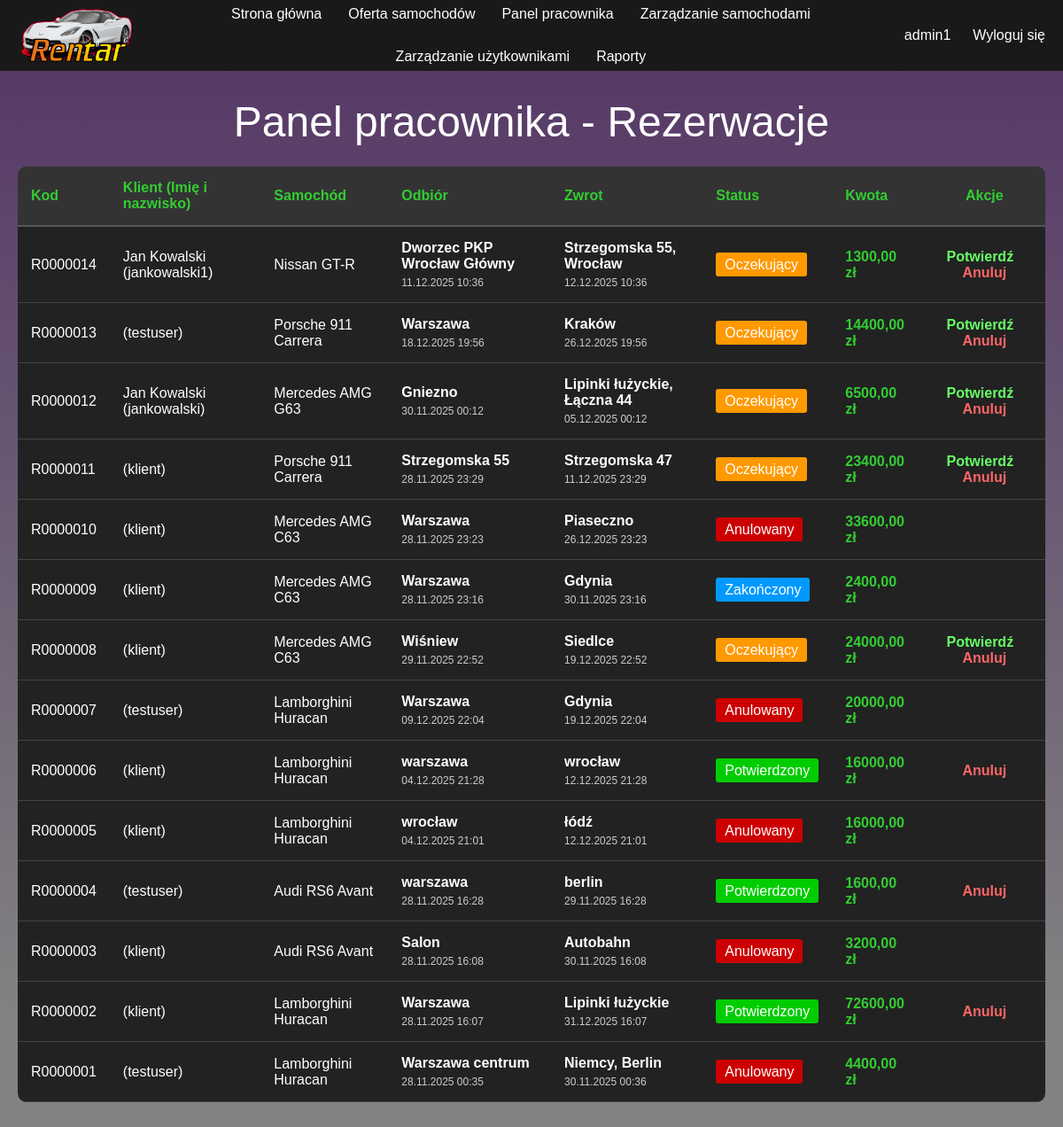
The app's page /panel-pracownika/ (signed in), older data.
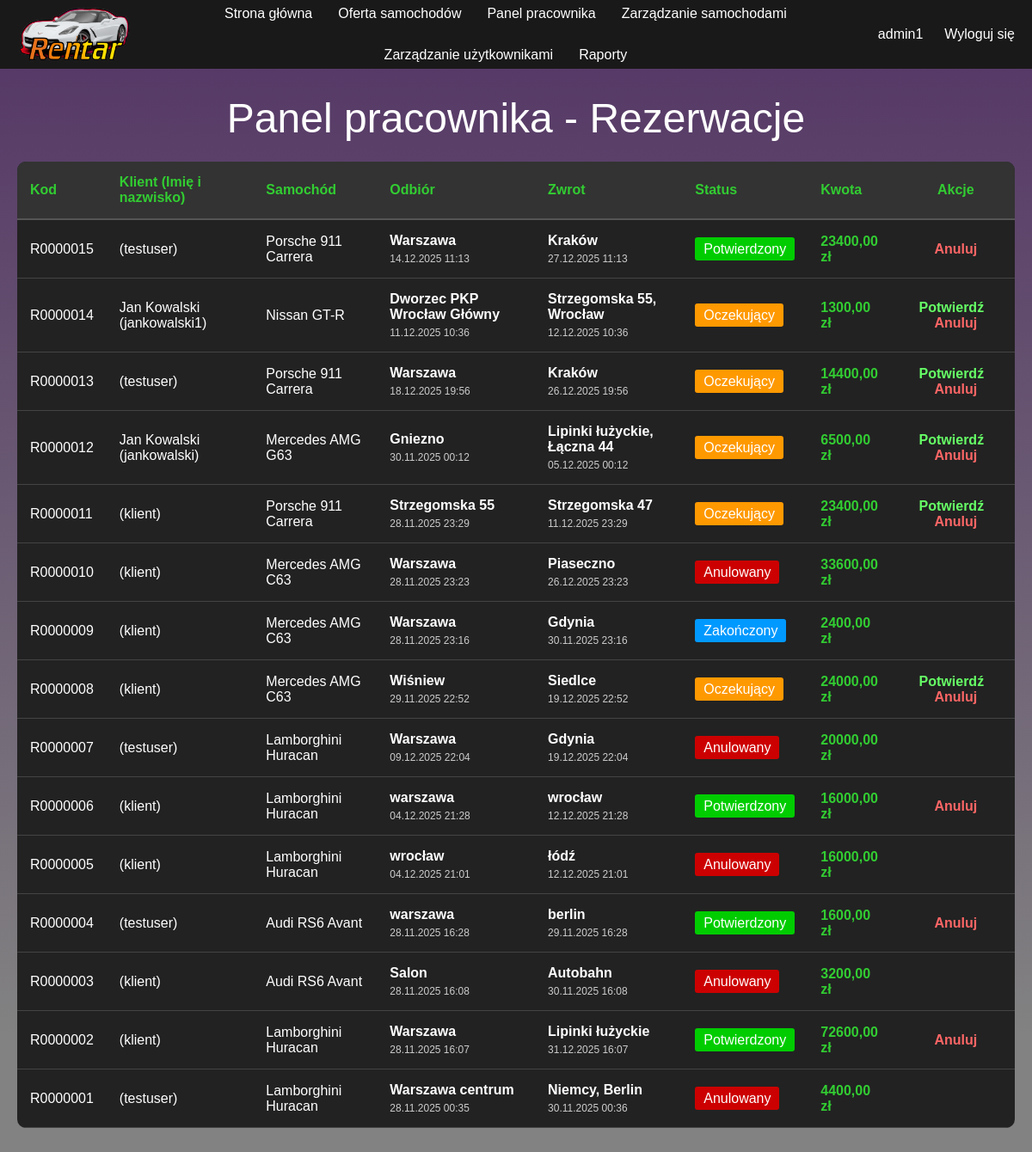
The same page, newer data.
### rentar_app/models.py (models this page shows, shortened)
class Rezerwacja(models.Model):
    STATUS_CHOICES = [
        ('oczekujacy', 'Oczekujący'),
        ('potwierdzony', 'Potwierdzony'),
        ('zakonczony', 'Zakończony'),
        ('anulowany', 'Anulowany'),
    ]
    klient = models.ForeignKey(User, on_delete=models.CASCADE, related_name='rezerwacje_klient')
    imie_klienta = models.CharField(max_length=100, blank=True)
    nazwisko_klienta = models.CharField(max_length=100, blank=True)
    samochod = models.ForeignKey(Samochod, on_delete=models.CASCADE, related_name='rezerwacje')
    data_odbioru = models.DateTimeField()
    data_zwrotu = models.DateTimeField()
    miejsce_odbioru = models.CharField(max_length=200)
    miejsce_zwrotu = models.CharField(max_length=200)
    status = models.CharField(max_length=20, choices=STATUS_CHOICES, default='oczekujacy')
    pracownik_potwierdzajacy = models.ForeignKey(User, on_delete=models.SET_NULL, null=True, blank=True, related_name='rezerwacje_potwierdzone')
    data_utworzenia = models.DateTimeField(auto_now_add=True)
    data_modyfikacji = models.DateTimeField(auto_now=True)
    kod_rezerwacji = models.CharField(max_length=50, unique=True, editable=False)
    kwota_razem = models.DecimalField(max_digits=8, decimal_places=2, default=0)

class Samochod(models.Model):
    STATUS_CHOICES = [
        ('dostepny', 'Dostępny'),
        ('niedostepny', 'Niedostępny'),
    ]
    SKRZYNIA_CHOICES = [
        ('manualna', 'Manualna'),
        ('automatyczna', 'Automatyczna'),
    ]
    NAPED_CHOICES = [
        ('rwd', 'RWD'),
        ('awd', 'AWD'),
        ('fwd', 'FWD'),
    ]
    nazwa = models.CharField(max_length=100)
    rocznik = models.IntegerField()
    pojemnosc_silnika = models.CharField(max_length=50)
    moc = models.IntegerField()
    przyspieszenie = models.CharField(max_length=50)
    predkosc_maksymalna = models.IntegerField()
    skrzynia_biegow = models.CharField(max_length=20, choices=SKRZYNIA_CHOICES)
    liczba_miejsc = models.IntegerField()
    naped = models.CharField(max_length=10, choices=NAPED_CHOICES)
    cena_za_dobe = models.DecimalField(max_digits=8, decimal_places=2)
    status = models.CharField(max_length=20, choices=STATUS_CHOICES, default='dostepny')
    kod_samochodu = models.CharField(max_length=50, unique=True, editable=False)
    zdjecie = models.ImageField(upload_to='samochody/', null=True, blank=True)
    data_utworzenia = models.DateTimeField(auto_now_add=True)

### rentar_app/views.py (the view)
# urls.py: path('panel-pracownika/', views.panel_pracownika, name='panel_pracownika'),
@login_required(login_url='login')
def panel_pracownika(request):
    try:
        uzytkownik=Uzytkownik.objects.get(user=request.user)
        if uzytkownik.rola not in['pracownik','admin']:
            messages.error(request,'Dostęp tylko dla pracowników.')
            return redirect('index')
    except Uzytkownik.DoesNotExist:
        messages.error(request,'Błąd: profil użytkownika nie istnieje.')
        return redirect('index')
    rezerwacje=Rezerwacja.objects.order_by('-data_utworzenia')
    context={'rezerwacje':rezerwacje}
    return render(request,'panel_pracownika.html',context)

### rentar_app/templates/panel_pracownika.html (shortened to what the changed rows need)
{% extends 'base.html' %}
{% block content %}
<div style="max-width: 1200px;margin: 30px auto;padding: 0 20px;">
    <h1 class="tytul">Panel pracownika - Rezerwacje</h1>
    {% if rezerwacje %}
        <div style="overflow-x: auto;">
            <table style="width: 100%;background-color: #222222;border-collapse: collapse;">
                <thead>
                    <tr style="background-color: #333;">
                        <th style="color: limegreen;padding: 15px;text-align: left;border-bottom: 2px solid #555;">Kod</th>
                        <th style="color: limegreen;padding: 15px;text-align: left;border-bottom: 2px solid #555;">Klient (Imię i nazwisko)</th>
                        <th style="color: limegreen;padding: 15px;text-align: left;border-bottom: 2px solid #555;">Samochód</th>
                        <th style="color: limegreen;padding: 15px;text-align: left;border-bottom: 2px solid #555;">Odbiór</th>
                        <th style="color: limegreen;padding: 15px;text-align: left;border-bottom: 2px solid #555;">Zwrot</th>
                        <th style="color: limegreen;padding: 15px;text-align: left;border-bottom: 2px solid #555;">Status</th>
                        <th style="color: limegreen;padding: 15px;text-align: left;border-bottom: 2px solid #555;">Kwota</th>
                        <th style="color: limegreen;padding: 15px;text-align: center;border-bottom: 2px solid #555;">Akcje</th>
                    </tr>
                </thead>
                <tbody>
                    {% for rezerwacja in rezerwacje %}
                    <tr style="border-bottom: 1px solid #444;">
                        <td style="color: white;padding: 15px;">{{ rezerwacja.kod_rezerwacji }}</td>
                        <td style="color: white;padding: 15px;">{{ rezerwacja.imie_klienta }} {{ rezerwacja.nazwisko_klienta }} ({{ rezerwacja.klient.username }})</td>
                        <td style="color: white;padding: 15px;">{{ rezerwacja.samochod.nazwa }}</td>
                        <td style="color: white;padding: 15px;">
                            <div style="font-weight: bold;margin-bottom: 5px;">{{ rezerwacja.miejsce_odbioru }}</div>
                            <div style="color: #ccc;font-size: 12px;">{{ rezerwacja.data_odbioru|date:"d.m.Y H:i" }}</div>
                        </td>
                        <td style="color: white;padding: 15px;">
                            <div style="font-weight: bold;margin-bottom: 5px;">{{ rezerwacja.miejsce_zwrotu }}</div>
                            <div style="color: #ccc;font-size: 12px;">{{ rezerwacja.data_zwrotu|date:"d.m.Y H:i" }}</div>
                        </td>
                        <td style="color: white;padding: 15px;">
                            {% if rezerwacja.status == 'oczekujacy' %}
                                <span style="background-color: #ff9900;padding: 5px 10px;border-radius: 3px;">Oczekujący</span>
                            {% elif rezerwacja.status == 'potwierdzony' %}
                                <span style="background-color: #00cc00;padding: 5px 10px;border-radius: 3px;">Potwierdzony</span>
                            {% elif rezerwacja.status == 'zakonczony' %}
                                <span style="background-color: #0099ff;padding: 5px 10px;border-radius: 3px;">Zakończony</span>
                            {% elif rezerwacja.status == 'anulowany' %}
                                <span style="background-color: #cc0000;padding: 5px 10px;border-radius: 3px;">Anulowany</span>
                            {% endif %}
                        </td>
                        <td style="color: limegreen;padding: 15px;font-weight: bold;">{{ rezerwacja.kwota_razem }} zł</td>
                        <td style="color: white;padding: 15px;text-align: center;">
                            {% if rezerwacja.status == 'oczekujacy' %}
                                <a href="{% url 'potwierdz_rezerwacje' rezerwacja.id %}" style="color: #66ff66;text-decoration: none;font-weight: bold;margin-right: 10px;" title="Potwierdź rezerwację">Potwierdź</a>
                            {% endif %}
                            {% if rezerwacja.status in 'oczekujacy,potwierdzony' %}
                                <a href="{% url 'anuluj_rezerwacje' rezerwacja.id %}" style="color: #ff6666;text-decoration: none;font-weight: bold;" onclick="return confirm('Anulować tę rezerwację?');">Anuluj</a>
                            {% endif %}
                        </td>
                    </tr>
                    {% endfor %}
                </tbody>
            </table>
        </div>
    {% else %}
        <div style="text-align: center;padding: 40px;background-color: #222222;border-radius: 10px;">
            <p style="color: white;font-size: 18px;">Brak rezerwacji do wyświetlenia.</p>
        </div>
    {% endif %}
</div>
{% endblock %}

Row changes from the older to the newer data that the page shows:
added Rezerwacja: kod_rezerwacji "R0000015", klient.username "testuser", samochod.nazwa "Porsche 911 Carrera", miejsce_odbioru "Warszawa", data_odbioru "14.12.2025 11:13", miejsce_zwrotu "Kraków", data_zwrotu "27.12.2025 11:13", status "Potwierdzony", kwota_razem "23400,00"
